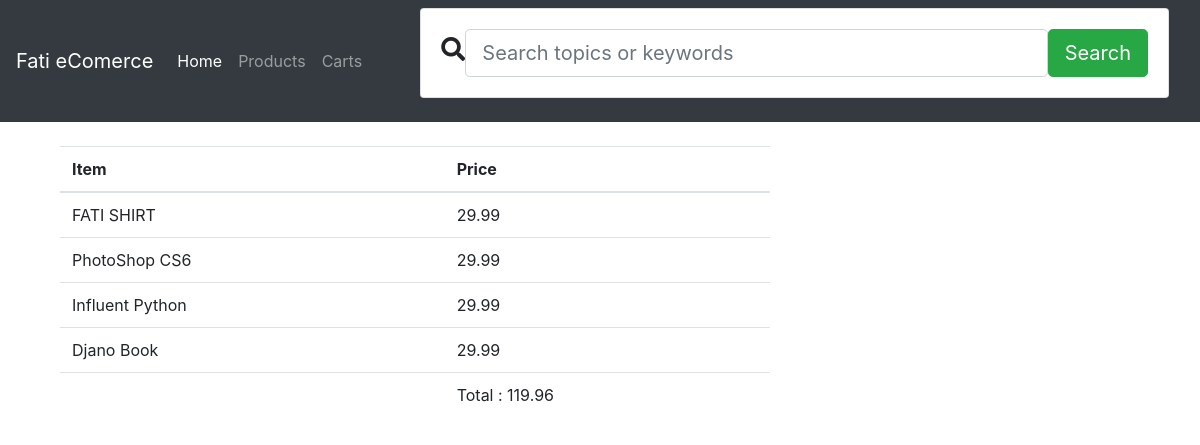
Screenshot of /carts/ with the database file from the repository.
### carts/models.py (models this page shows, shortened)
class Cart(models.Model):
    products = models.ManyToManyField(Product, null=True,blank=True)
    total = models.DecimalField(max_digits=100, decimal_places=2, default=0.00)
    timestamp = models.DateTimeField(auto_now_add=True, auto_now=False)
    updated = models.DateTimeField(auto_now_add=False, auto_now=True)
    active = models.BooleanField(default=True)

### products/models.py (models this page shows, shortened)
class Product(models.Model):
    title = models.CharField(max_length=120)
    description = models.TextField(null=True, blank=True)
    price = models.DecimalField(decimal_places=2, max_digits=100, default=29.99)
    sale_price = models.DecimalField(decimal_places=2, max_digits=100, \
                                                null=True, blank=True)
    slug = models.SlugField(unique=True)
    timestamp = models.DateTimeField(auto_now_add=True, auto_now=False)
    updated = models.DateTimeField(auto_now_add=False, auto_now=True)
    active = models.BooleanField(default=True)
    def __str__(self):
        return self.title

### carts/views.py (the view)
# urls.py: path('', views.view, name='carts'),
def view(request):
    carts = Cart.objects.all()[0]
    context = {'carts': carts}
    template = 'carts/view.html'
    return  render(request, template, context)

### carts/templates/carts/view.html
{% extends 'base.html' %}
{% block content %}
<div class="container">
<div class="col-sm-8 col-sm-offset-2">
        <table class="table">
            <thead>
            <th>Item</th>
            <th>Price</th>
            </thead>
            <tfoot>
            <tr>
                <td></td>
                <td>Total : {{carts.total}}</td>
            </tr>
            </tfoot>
            {% for item in carts.products.all%}
            <tr>
                <td>{{item}}</td>
                <td>{{item.price}}</td>
            </tr>
            {% endfor %}
        </table>
</div>
</div>
{% endblock %}

### rows the page displays
Cart: total "119.96"
Product: title "FATI SHIRT", price "29.99"
Product: title "PhotoShop CS6", price "29.99"
Product: title "Influent Python", price "29.99"
Product: title "Djano Book", price "29.99"
